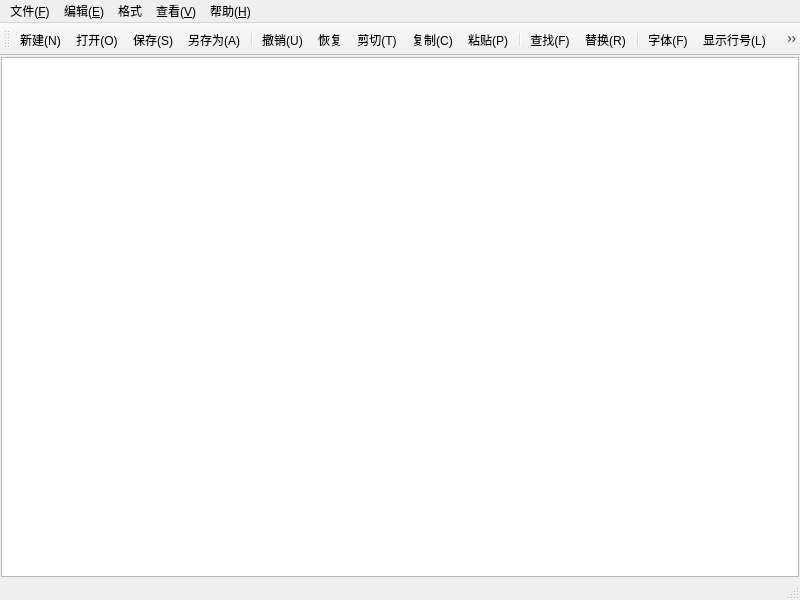
<?xml version="1.0" encoding="UTF-8"?>
<ui version="4.0">
 <class>MainWindow</class>
 <widget class="QMainWindow" name="MainWindow">
  <property name="geometry">
   <rect>
    <x>0</x>
    <y>0</y>
    <width>800</width>
    <height>600</height>
   </rect>
  </property>
  <property name="windowTitle">
   <string>MainWindow</string>
  </property>
  <widget class="QWidget" name="centralwidget">
   <layout class="QVBoxLayout" name="verticalLayout">
    <property name="spacing">
     <number>0</number>
    </property>
    <property name="leftMargin">
     <number>1</number>
    </property>
    <property name="topMargin">
     <number>1</number>
    </property>
    <property name="rightMargin">
     <number>1</number>
    </property>
    <property name="bottomMargin">
     <number>1</number>
    </property>
    <item>
     <widget class="QPlainTextEdit" name="TextEdit"/>
    </item>
   </layout>
  </widget>
  <widget class="QMenuBar" name="menubar">
   <property name="geometry">
    <rect>
     <x>0</x>
     <y>0</y>
     <width>800</width>
     <height>25</height>
    </rect>
   </property>
   <widget class="QMenu" name="menu">
    <property name="title">
     <string>文件(&amp;F)</string>
    </property>
    <addaction name="actionNew"/>
    <addaction name="actionOpen"/>
    <addaction name="actionSave"/>
    <addaction name="actionSaveAs"/>
    <addaction name="separator"/>
    <addaction name="actionExit"/>
   </widget>
   <widget class="QMenu" name="menu_2">
    <property name="title">
     <string>编辑(&amp;E)</string>
    </property>
    <addaction name="actionReture"/>
    <addaction name="actionRecover"/>
    <addaction name="actionCut"/>
    <addaction name="actionCopy"/>
    <addaction name="actionPaste"/>
    <addaction name="separator"/>
    <addaction name="actionFind"/>
    <addaction name="actionReplace"/>
    <addaction name="separator"/>
    <addaction name="actionSelectAll"/>
   </widget>
   <widget class="QMenu" name="menu_3">
    <property name="title">
     <string>格式</string>
    </property>
    <addaction name="actionWrap"/>
    <addaction name="actionShowLineNum"/>
    <addaction name="actionFont"/>
    <addaction name="actionFontColor"/>
    <addaction name="separator"/>
    <addaction name="actionBgcolor"/>
    <addaction name="actionEdiBgcolor"/>
   </widget>
   <widget class="QMenu" name="menu_V">
    <property name="title">
     <string>查看(&amp;V)</string>
    </property>
    <addaction name="actionToolBar"/>
    <addaction name="actionStatusBar"/>
   </widget>
   <widget class="QMenu" name="menu_H">
    <property name="title">
     <string>帮助(&amp;H)</string>
    </property>
    <addaction name="actionAbout"/>
   </widget>
   <addaction name="menu"/>
   <addaction name="menu_2"/>
   <addaction name="menu_3"/>
   <addaction name="menu_V"/>
   <addaction name="menu_H"/>
  </widget>
  <widget class="QStatusBar" name="statusbar"/>
  <widget class="QToolBar" name="toolBar">
   <property name="windowTitle">
    <string>toolBar</string>
   </property>
   <attribute name="toolBarArea">
    <enum>TopToolBarArea</enum>
   </attribute>
   <attribute name="toolBarBreak">
    <bool>false</bool>
   </attribute>
   <addaction name="actionNew"/>
   <addaction name="actionOpen"/>
   <addaction name="actionSave"/>
   <addaction name="actionSaveAs"/>
   <addaction name="separator"/>
   <addaction name="actionReture"/>
   <addaction name="actionRecover"/>
   <addaction name="actionCut"/>
   <addaction name="actionCopy"/>
   <addaction name="actionPaste"/>
   <addaction name="separator"/>
   <addaction name="actionFind"/>
   <addaction name="actionReplace"/>
   <addaction name="separator"/>
   <addaction name="actionFont"/>
   <addaction name="actionShowLineNum"/>
   <addaction name="actionWrap"/>
   <addaction name="separator"/>
   <addaction name="actionToolBar"/>
   <addaction name="actionStatusBar"/>
  </widget>
  <action name="actionNew">
   <property name="icon">
    <iconset resource="res.qrc">
     <normaloff>:/icon/new.png</normaloff>:/icon/new.png</iconset>
   </property>
   <property name="text">
    <string>新建(&amp;N)</string>
   </property>
   <property name="toolTip">
    <string>新建</string>
   </property>
   <property name="shortcut">
    <string>Ctrl+N</string>
   </property>
   <property name="menuRole">
    <enum>QAction::NoRole</enum>
   </property>
  </action>
  <action name="actionOpen">
   <property name="icon">
    <iconset resource="res.qrc">
     <normaloff>:/icon/open.png</normaloff>:/icon/open.png</iconset>
   </property>
   <property name="text">
    <string>打开(&amp;O)</string>
   </property>
   <property name="toolTip">
    <string>打开</string>
   </property>
   <property name="shortcut">
    <string>Ctrl+O</string>
   </property>
   <property name="menuRole">
    <enum>QAction::NoRole</enum>
   </property>
  </action>
  <action name="actionSave">
   <property name="icon">
    <iconset resource="res.qrc">
     <normaloff>:/icon/save.png</normaloff>:/icon/save.png</iconset>
   </property>
   <property name="text">
    <string>保存(S)</string>
   </property>
   <property name="toolTip">
    <string>保存</string>
   </property>
   <property name="shortcut">
    <string>Ctrl+S</string>
   </property>
   <property name="menuRole">
    <enum>QAction::NoRole</enum>
   </property>
  </action>
  <action name="actionSaveAs">
   <property name="icon">
    <iconset resource="res.qrc">
     <normaloff>:/icon/saveAs.png</normaloff>:/icon/saveAs.png</iconset>
   </property>
   <property name="text">
    <string>另存为(&amp;A)</string>
   </property>
   <property name="toolTip">
    <string>另存为</string>
   </property>
   <property name="menuRole">
    <enum>QAction::NoRole</enum>
   </property>
  </action>
  <action name="actionExit">
   <property name="text">
    <string>退出</string>
   </property>
   <property name="toolTip">
    <string>退出</string>
   </property>
   <property name="menuRole">
    <enum>QAction::NoRole</enum>
   </property>
  </action>
  <action name="actionReture">
   <property name="icon">
    <iconset resource="res.qrc">
     <normaloff>:/icon/cancel.png</normaloff>:/icon/cancel.png</iconset>
   </property>
   <property name="text">
    <string>撤销(&amp;U)</string>
   </property>
   <property name="toolTip">
    <string>撤销</string>
   </property>
   <property name="shortcut">
    <string>Ctrl+Z</string>
   </property>
   <property name="menuRole">
    <enum>QAction::NoRole</enum>
   </property>
  </action>
  <action name="actionRecover">
   <property name="icon">
    <iconset resource="res.qrc">
     <normaloff>:/icon/recover.png</normaloff>:/icon/recover.png</iconset>
   </property>
   <property name="text">
    <string>恢复</string>
   </property>
   <property name="toolTip">
    <string>恢复</string>
   </property>
   <property name="menuRole">
    <enum>QAction::NoRole</enum>
   </property>
  </action>
  <action name="actionCut">
   <property name="icon">
    <iconset resource="res.qrc">
     <normaloff>:/icon/cut.png</normaloff>:/icon/cut.png</iconset>
   </property>
   <property name="text">
    <string>剪切(&amp;T)</string>
   </property>
   <property name="toolTip">
    <string>剪切</string>
   </property>
   <property name="shortcut">
    <string>Ctrl+X</string>
   </property>
   <property name="menuRole">
    <enum>QAction::NoRole</enum>
   </property>
  </action>
  <action name="actionCopy">
   <property name="icon">
    <iconset resource="res.qrc">
     <normaloff>:/icon/copy.png</normaloff>:/icon/copy.png</iconset>
   </property>
   <property name="text">
    <string>复制(&amp;C)</string>
   </property>
   <property name="toolTip">
    <string>复制</string>
   </property>
   <property name="shortcut">
    <string>Ctrl+C</string>
   </property>
   <property name="menuRole">
    <enum>QAction::NoRole</enum>
   </property>
  </action>
  <action name="actionPaste">
   <property name="icon">
    <iconset resource="res.qrc">
     <normaloff>:/icon/paste.png</normaloff>:/icon/paste.png</iconset>
   </property>
   <property name="text">
    <string>粘贴(&amp;P)</string>
   </property>
   <property name="toolTip">
    <string>粘贴</string>
   </property>
   <property name="shortcut">
    <string>Ctrl+V</string>
   </property>
   <property name="menuRole">
    <enum>QAction::NoRole</enum>
   </property>
  </action>
  <action name="actionFind">
   <property name="icon">
    <iconset resource="res.qrc">
     <normaloff>:/icon/find.png</normaloff>:/icon/find.png</iconset>
   </property>
   <property name="text">
    <string>查找(&amp;F)</string>
   </property>
   <property name="toolTip">
    <string>查找</string>
   </property>
   <property name="shortcut">
    <string>Ctrl+F</string>
   </property>
   <property name="menuRole">
    <enum>QAction::NoRole</enum>
   </property>
  </action>
  <action name="actionReplace">
   <property name="icon">
    <iconset resource="res.qrc">
     <normaloff>:/icon/replace.png</normaloff>:/icon/replace.png</iconset>
   </property>
   <property name="text">
    <string>替换(&amp;R)</string>
   </property>
   <property name="toolTip">
    <string>替换</string>
   </property>
   <property name="shortcut">
    <string>Ctrl+H</string>
   </property>
   <property name="menuRole">
    <enum>QAction::NoRole</enum>
   </property>
  </action>
  <action name="actionSelectAll">
   <property name="text">
    <string>全选(&amp;A)</string>
   </property>
   <property name="toolTip">
    <string>全选</string>
   </property>
   <property name="shortcut">
    <string>Ctrl+A</string>
   </property>
   <property name="menuRole">
    <enum>QAction::NoRole</enum>
   </property>
  </action>
  <action name="actionWrap">
   <property name="checkable">
    <bool>true</bool>
   </property>
   <property name="icon">
    <iconset resource="res.qrc">
     <normaloff>:/icon/wrap.png</normaloff>:/icon/wrap.png</iconset>
   </property>
   <property name="text">
    <string>自动换行(&amp;W)</string>
   </property>
   <property name="menuRole">
    <enum>QAction::NoRole</enum>
   </property>
  </action>
  <action name="actionShowLineNum">
   <property name="icon">
    <iconset resource="res.qrc">
     <normaloff>:/icon/linenum.png</normaloff>:/icon/linenum.png</iconset>
   </property>
   <property name="text">
    <string>显示行号(&amp;L)</string>
   </property>
   <property name="shortcut">
    <string>Ctrl+L</string>
   </property>
   <property name="menuRole">
    <enum>QAction::NoRole</enum>
   </property>
  </action>
  <action name="actionFont">
   <property name="icon">
    <iconset resource="res.qrc">
     <normaloff>:/icon/font.png</normaloff>:/icon/font.png</iconset>
   </property>
   <property name="text">
    <string>字体(&amp;F)</string>
   </property>
   <property name="menuRole">
    <enum>QAction::NoRole</enum>
   </property>
  </action>
  <action name="actionFontColor">
   <property name="icon">
    <iconset resource="res.qrc">
     <normaloff>:/icon/color.png</normaloff>:/icon/color.png</iconset>
   </property>
   <property name="text">
    <string>字体颜色</string>
   </property>
   <property name="menuRole">
    <enum>QAction::NoRole</enum>
   </property>
  </action>
  <action name="actionBgcolor">
   <property name="text">
    <string>字体背景色</string>
   </property>
   <property name="menuRole">
    <enum>QAction::NoRole</enum>
   </property>
  </action>
  <action name="actionEdiBgcolor">
   <property name="text">
    <string>编辑器背景色</string>
   </property>
   <property name="menuRole">
    <enum>QAction::NoRole</enum>
   </property>
  </action>
  <action name="actionToolBar">
   <property name="icon">
    <iconset resource="res.qrc">
     <normaloff>:/icon/tools.png</normaloff>:/icon/tools.png</iconset>
   </property>
   <property name="text">
    <string>工具栏(&amp;T)</string>
   </property>
   <property name="menuRole">
    <enum>QAction::NoRole</enum>
   </property>
  </action>
  <action name="actionStatusBar">
   <property name="icon">
    <iconset resource="res.qrc">
     <normaloff>:/icon/status.png</normaloff>:/icon/status.png</iconset>
   </property>
   <property name="text">
    <string>状态栏(&amp;S)</string>
   </property>
   <property name="menuRole">
    <enum>QAction::NoRole</enum>
   </property>
  </action>
  <action name="actionAbout">
   <property name="icon">
    <iconset resource="res.qrc">
     <normaloff>:/icon/about.png</normaloff>:/icon/about.png</iconset>
   </property>
   <property name="text">
    <string>关于(&amp;A)</string>
   </property>
   <property name="menuRole">
    <enum>QAction::NoRole</enum>
   </property>
  </action>
 </widget>
 <resources>
  <include location="res.qrc"/>
 </resources>
 <connections/>
</ui>
